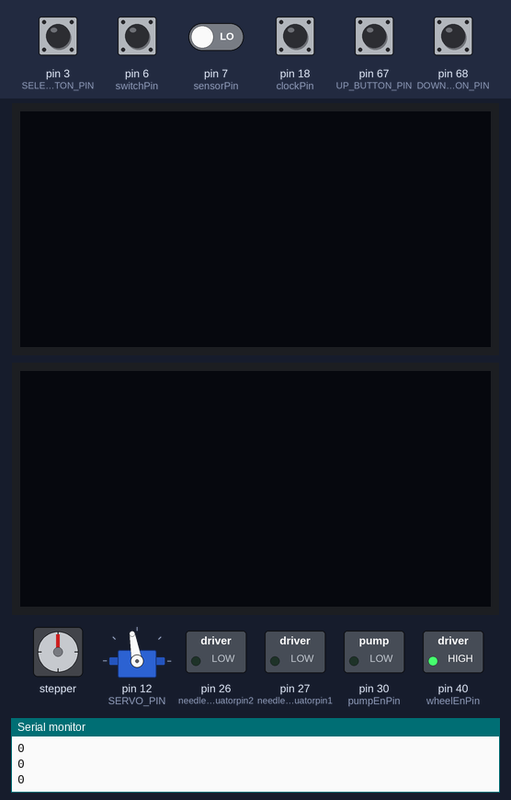
Recording of a sketch running on a simulated Arduino Mega 2560, built with avr-gcc and run on an emulated ATmega2560. On the bench: stepper motor, servo, 2 × 128×64 one-colour display, switched loads named in the sketch (green lamp = pin HIGH), the last lines printed to the serial monitor. Wiring (inferred from the names in the program): stepper motor driver (200 steps per turn assumed): step pin 42; direction pin 41. Inputs (shaded band) come from the test bench; at power-on: pin 3 (SELECT_BUTTON_PIN), pin 6 (switchPin), pin 18 (clockPin), pin 67 (UP_BUTTON_PIN), pin 68 (DOWN_BUTTON_PIN) HIGH, pin 7 (sensorPin) LOW. The sensor or clock chip raises its interrupt line as the real part does; pins used as bus, display or sensor lines are not drawn.

Above: at 1.3 s.
1.4 s: pin 3 (SELECT_BUTTON_PIN) pulled LOW for 1 s
At 1.96 s:
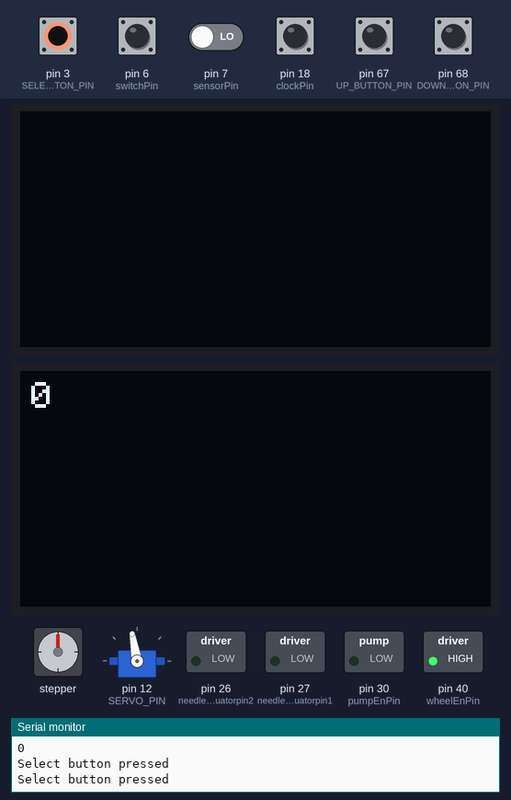
3.9 s: pin 67 (UP_BUTTON_PIN) pulled LOW for 0.15 s
At 4.8 s:
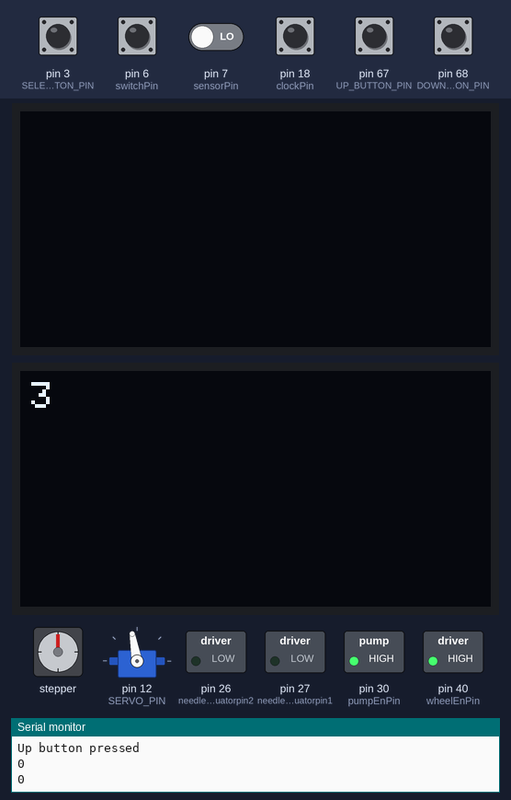
5.5 s: pin 68 (DOWN_BUTTON_PIN) pulled LOW for 0.15 s
7.1 s: pin 3 (SELECT_BUTTON_PIN) pulled LOW for 0.15 s
At 7.5 s:
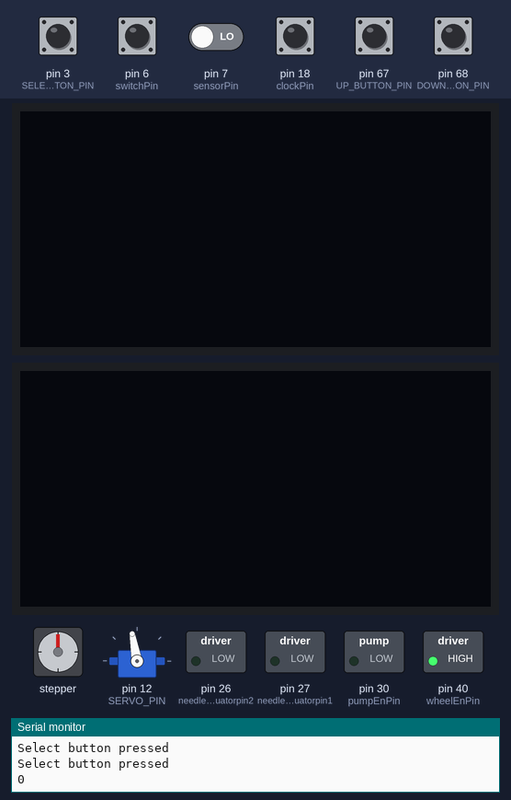
8.7 s: pin 67 (UP_BUTTON_PIN) pulled LOW for 1 s
At 9.9 s:
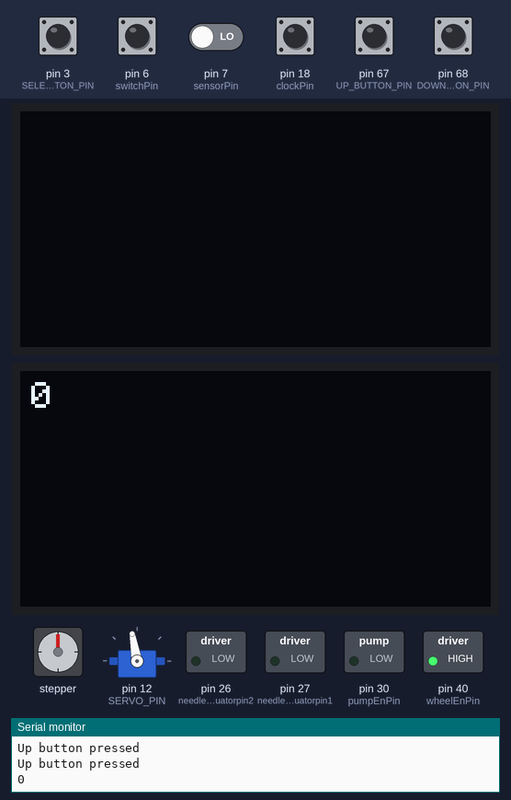
11.2 s: pin 3 (SELECT_BUTTON_PIN) driven LOW and pin 68 (DOWN_BUTTON_PIN) driven LOW
At 15.2 s:
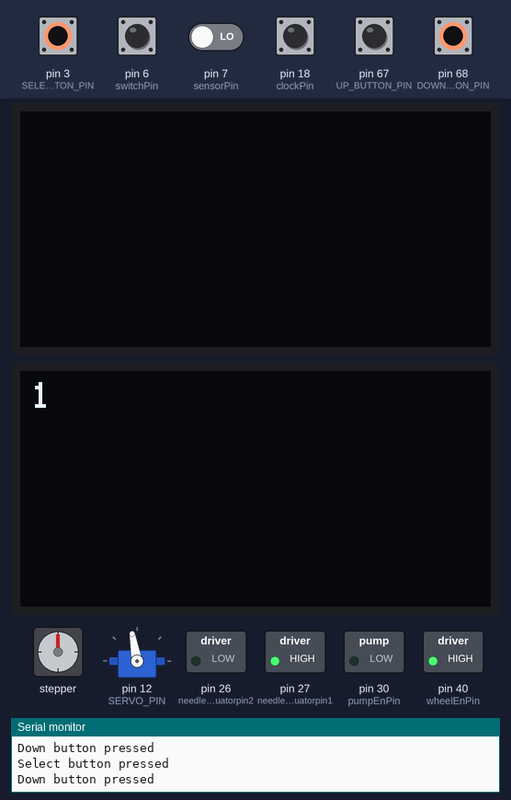
Timing chart, 0 to 26.9 s (numbered marks = the images above; inputs shaded):
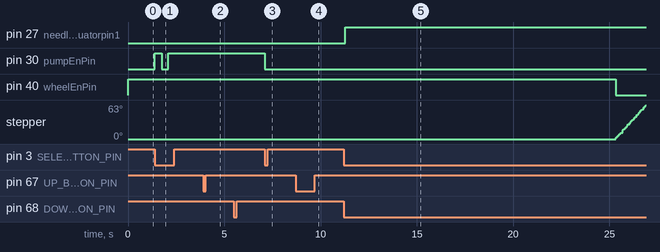

Measured:
- after the input at 1.4 s, pin 30 (pumpEnPin): LOW → HIGH at once, → LOW 0.34 s later, → HIGH 0.34 s later
- after the input at 7.1 s, pin 30 (pumpEnPin): HIGH → LOW at once
- after the input at 11.2 s, pin 27 (needleActuatorpin1): LOW → HIGH after 0.08 s; pin 40 (wheelEnPin): HIGH → LOW after 14.1 s; stepper: keeps turning clockwise at about 41°/s, starting after 14.1 s

The sketch:

arduino_mega_main.ino
```cpp
// Debug Serials
#define ALARM_SERIAL Serial
#define ACTUATOR_SERIAL Serial
#define SENSOR_SERIAL Serial
#define PUMP_SERIAL Serial
#define SWITCH_SERIAL Serial
#define ROTARY_SERIAL Serial

#define TEST_MODE

#define SETUP_1

// Libraries
#include "LowPower.h"
#include <EEPROM.h>

// Custom Libraries
#include "states.h"
#include "actions.h"
#include "devices.h"
#include "ui.h"

// EEProm Table of Contents
// int STEP_OFFSET
// int

void setStepWheel(int steps, int dir, void (*_stepWheelEnd)())
{
  state = STEP_WHEEL_STATE;
  stepWheelEnd = _stepWheelEnd;
  wheel_steps = steps;
  setWaitingText("Stepping motor", 14);
  rotary.on();
  if (dir == 1)
    rotary.dirCCW();
  else
    rotary.dirCW();
}

struct WaitState release_needle_state {
  14 * SECONDS,
  []() {
    setWaitingText("Releasing Needle", 16);
    verticalActuator.extend();
  }
};

struct WaitState insert_needle_state {
  14 * SECONDS,
  []() {
    setWaitingText("Inserting Needle", 16);
    verticalActuator.retract();
  }
};

struct WaitState purge_state {
  4 * SECONDS,
  []() {
    setWaitingText("PurgingWater", 16);
    pump.start();
  }
};

struct WaitState pump_off {
  1,
  []() {
    pump.stop();
  }
};

// Release Stack
struct WaitState release_stack_objs[] = {
  release_needle_state
};

WaitStack release_stack = {
  release_stack_objs,
  sizeof(release_stack_objs) / sizeof(struct WaitState)
};

// Main Loop Start STack
struct WaitState main_loop_start_stack_objs[] = {
  insert_needle_state, purge_state, pump_off, release_needle_state
};

WaitStack main_loop_stack = {
  main_loop_start_stack_objs,
  sizeof(main_loop_start_stack_objs) / sizeof(struct WaitState)
};

// pre_inject_stack
struct WaitState pre_inject_stack_objs[] = {
  insert_needle_state
};

WaitStack pre_inject_stack = {
  main_loop_start_stack_objs,
  1
};

void goToLimit(void (*_goToLimitEnd)())
{
  setWaitingText("Going to \nlimit switch", 22);
  state = GO_TO_LIMIT_STATE;
  rotary.dirCW();
  rotary.on();
  goToLimitEnd = _goToLimitEnd;
}

void setMainLoopIdle()
{
  state = MAIN_LOOP_IDLE;
  setWaitingText("Waiting for alarm", 17);
}

UIScreen *state_screens[] = {
  &home_screen,      // IDLE_STATE
  &waiting_screen,   // WAIT_STACK_STATE
  &waiting_screen,   // WAIT_STATE
  &prime_screen,     // PRIMING_STATE
  &waiting_screen,   // GO_TO_LIMIT_STATE
  &waiting_screen,   // MAIN_LOOP_IDLE
  &waiting_screen,   // STEP_WHEEL_STATE
  &waiting_screen,   // FILL_TILL_WATER
  &manual_control_screen    // MANUAL_CONTROL
};

void setManualState()
{
  state = MANUAL_CONTROL;
}

void start_main_loop()
{
  setWaitStack(&release_stack, []() {
    goToLimit(setMainLoopIdle);
  });
}

void init_ui()
{
  initUI();

  prime_pump_button.setOnPress([]() {
    state = PRIMING_STATE;
    pump.start();
  });

  manual_button.setOnPress(setManualState);

  start_button.setOnPress(start_main_loop);

  inject_needle_button.setOnPress([]() {
    setWaitState(&insert_needle_state, setManualState);
  });

  release_needle_button.setOnPress([]() {
    setWaitState(&release_needle_state, setManualState);
  });

  go_to_limit_button.setOnPress([]() {
    goToLimit([]() {
      state = MANUAL_CONTROL;
      rotary.off();
    });
  });

  manual_control_screen_back.setOnPress([]() {
    state = IDLE_STATE;
  });

  step_forward_button.setOnPress([]() {
    setStepWheel(int(stepPerFullRev/numTubes), 1, []() {
      rotary.off();; // dont know why it needs two
      state = MANUAL_CONTROL;
    });
  });

  step_backwards_button.setOnPress([]() {
    setStepWheel(int(stepPerFullRev/numTubes), -1, []() {
      rotary.off();;
      state = MANUAL_CONTROL;
    });
  });

  prime_release_button.setOnPress([]() {
    state = IDLE_STATE;
    pump.stop();
  });

  Serial.println("Initialized Interface");
}

void setup() {
  Serial.begin(9600);

  // Object initialization
  init_devices();
  attachInterrupts();

  initializeInterface();
  init_ui();

  current_screen = &home_screen;
  updateDisplay();

  pinMode(wheelDirPin, OUTPUT);
  digitalWrite(wheelDirPin, HIGH);

  // while(true)
  // {
  //   digitalWrite(wheelDirPin, HIGH);
  //   delay(1000);
  //   digitalWrite(wheelDirPin, LOW);
  //   delay(1000);
  // }

}

unsigned long last_shout;

void loop() {

  if (time_since(millis(), last_shout) > 300)
  {
    last_shout = millis();
    // Serial.print("state: ");
    // Serial.println(state);

    Serial.println(digitalRead(sensorPin));
  }

  if (!digitalRead(UP_BUTTON_PIN))
    onUpButton();

  if (!digitalRead(DOWN_BUTTON_PIN))
    onDownButton();

  if (!digitalRead(SELECT_BUTTON_PIN))
    onSelectButton();

  if (current_screen != state_screens[state])
    switchScreen(state_screens[state]);

  switch (state) {
    case IDLE_STATE:
      break;
    case PRIMING_STATE:
      break;
    case WAIT_STACK_STATE:
      if (time_since(millis(), last_wait_state) > current_wait_stack->stack[wait_stack_index].lifetime)
      {
        wait_stack_index++;
        if (wait_stack_index == current_wait_stack->stack_length)
          waitStateEnd();
        else {
          current_wait_stack->stack[wait_stack_index].action();
          last_wait_state = millis();
          delay(10); // otherwise it will double count
        }
      }
      break;

    case WAIT_STATE:
      if (time_since(millis(), last_wait_state) > current_wait_state->lifetime)
        waitStateEnd();
      break;

    case GO_TO_LIMIT_STATE:
      if (microSwitch.isSwitchPressed()) {
        state = IDLE_STATE; // to help prevent locks
        goToLimitEnd();
        return;
      }
      rotary.step();
      break;
    case MAIN_LOOP_IDLE:
      if(alarm_setoff) {
        setWaitStack(&main_loop_stack, []() {
          setStepWheel(int(stepPerFullRev/numTubes) * sampleCounter + STEP_OFFSET, 1, []() {
            sampleCounter += 1;
            adjustmentServo.write(SERVO_PUSH);
            setWaitStack(&pre_inject_stack, []() {
              adjustmentServo.write(SERVO_IDLE);
              state = FILL_TILL_WATER;
              pump.start();
              setWaitingText("Filling", 7);
            });
          });
        });
      }
      break;

    case STEP_WHEEL_STATE:
      rotary.step();
      wheel_steps--;

      if (wheel_steps<=0)
        stepWheelEnd();
      break;

    case FILL_TILL_WATER:
      if (isWaterFlowing())
      {
        pump.stop();
        setWaitStack(&release_stack, []() {
          goToLimit([]() {
            setWaitingText("Sleeping", 8);
            rotary.off();
            verticalActuator.release();
            if (sampleCounter >= numSamples)
              state = IDLE_STATE;
            else
              state = MAIN_LOOP_IDLE;

            alarm_setoff = false;
            alarm.stop();

            while (!alarm_setoff)
            {
              LowPower.powerDown(SLEEP_8S, ADC_OFF, BOD_OFF);
              Serial.println("Wokeup");
              delay(100);
            }

          });
        });
      }
      break;
    case MANUAL_CONTROL:
      break;
  }

  delay(1);
}
```

actions.h
```cpp
#ifndef ACTIONS_H
#define ACTIONS_H

#include "settings.h"
#include "devices.h"

void onAlarm() {
  alarm_setoff = true;
  // Clear the alarm flag to allow the next day’s event
  // Serial.println("Daily alarm triggered!");
}

bool isWaterFlowing() {
  return digitalRead(sensorPin);
}

#define BUTTON_DEBOUNCE 300

unsigned long lastUpButtonPress = 0;
unsigned long lastDownButtonPress = 0;
unsigned long lastSelectButtonPress = 0;

void onUpButton() {
  Serial.println("Up button pressed");
  up_pressed = false;
  if (time_since(millis(), lastUpButtonPress) > BUTTON_DEBOUNCE)
  {
    current_screen->move(-1);
    current_screen->render(main_display);
    lastUpButtonPress = millis();
  }
}

void onDownButton() {
  Serial.println("Down button pressed");
  down_pressed = false;
  if (time_since(millis(), lastDownButtonPress) > BUTTON_DEBOUNCE) {
    current_screen->move(1);
    current_screen->render(main_display);
    lastDownButtonPress = millis();
  }
}

void onSelectButton() {
  Serial.println("Select button pressed");
  select_pressed = false;
  if (time_since(millis(), lastSelectButtonPress) > BUTTON_DEBOUNCE) {
    current_screen->select();
    current_screen->render(main_display);
    lastSelectButtonPress = millis();
  }
}

void selectPressed() {
  select_pressed = true;
}

void attachInterrupts() {
  pinMode(UP_BUTTON_PIN, INPUT_PULLUP);
  pinMode(DOWN_BUTTON_PIN, INPUT_PULLUP);
  pinMode(SELECT_BUTTON_PIN, INPUT_PULLUP);

  attachInterrupt(digitalPinToInterrupt(clockPin), onAlarm, FALLING); // because we want it to wake from sleep
}

#endif
```

actuator.h
```cpp
#ifndef ACTUATOR_H
#define ACTUATOR_H

class Actuator {
    public:
        int act_pin1;
        int act_pin2;

        // Constructors
        Actuator(const int act_pin1, const int act_pin2) {
            this->act_pin1 = act_pin1;
            this->act_pin2 = act_pin2;
        }
        // Initialization
        void init() {
            pinMode(this->act_pin1, OUTPUT);
            pinMode(this->act_pin2, OUTPUT);

            #ifdef ACTUATOR_SERIAL
            ACTUATOR_SERIAL.println("Initalized Actuator");
            #endif
        }
        void extend() {
            digitalWrite(this->act_pin1, HIGH);
            digitalWrite(this->act_pin2, LOW);
        }
        void retract() {
            digitalWrite(this->act_pin1, LOW);
            digitalWrite(this->act_pin2, HIGH);
        }
        void release()
        {
            digitalWrite(this->act_pin1, LOW);
            digitalWrite(this->act_pin2, LOW);
        }

};

#endif
```

alarm.h
```cpp
#ifndef ALARM_H
#define ALARM_H

#include <Wire.h>
#include <RTClib.h>

class Alarm {
    public:
        RTC_DS3231 rtc;
        DateTime now;
        DateTime future;
        int alarmPin; // interrupt pin: DS3231 output

        // Constructors
        Alarm(const int alarmPin) {
            this->alarmPin = alarmPin;
        }
        // Initialization: sets pin modes and enables rotary
        void init() {
            // Set up the interrupt pin (SQW → Arduino D18)
            pinMode(this->alarmPin, INPUT_PULLUP);

            // CLOCK SETUP CODE
            // Initialize the RTC
            if (!rtc.begin()) {
                Serial.println("Couldn't find RTC!");
                // while (1) delay(10);
            }
            // If power was lost, set time to compile time
            if (rtc.lostPower()) {
                rtc.adjust(DateTime(F(__DATE__), F(__TIME__)));
            }
            // Disable the 32 kHz output to free the SQW pin
            rtc.disable32K();
            // Clear any existing alarms
            rtc.disableAlarm(2);
            rtc.clearAlarm(1);
            rtc.clearAlarm(2);
            // Turn off the square‑wave generator so alarms drive SQW
            rtc.writeSqwPinMode(DS3231_OFF);

            #define TEST_MODE
            #ifdef TEST_MODE
            DateTime alarmTime(0, 0, 0, 0, 0, 45);
            rtc.setAlarm1(alarmTime, DS3231_A1_Second);
            #else

            // Set alarm 1 to trigger every day at midnight (00:00:00)
            DateTime midnight = DateTime(now.year(), now.month(), now.day(), 0, 0, 0);
            // If it's past midnight now, set the alarm for the next day
            if (now >= midnight) {
                midnight = midnight + TimeSpan(1, 0, 0, 0); // add 1 day
            }
            // Set Alarm 1 to trigger when hour, minute, and second match (daily)
            rtc.setAlarm1(midnight, DS3231_A1_PerDay);

            #endif

            rtc.clearAlarm(1);

            #ifdef ALARM_SERIAL
            ALARM_SERIAL.println("Initalized Alarm");
            #endif
        }

      void stop()
      {
        rtc.clearAlarm(1);
      }
};

#endif
```

devices.h
```cpp
#ifndef DEVICES_H
#define DEVICES_H

#include "pins.h"

#include "rotary.h"
#include "alarm.h"
#include "actuator.h"
#include "sensor.h"
#include "pump.h"
#include "switch.h"
#include "interface.h"
#include <Servo.h>

// Constructor initializations
Rotary rotary(wheelStepPin, wheelDirPin, wheelEnPin, invertRotary);
Actuator verticalActuator(needleActuatorpin1, needleActuatorpin2);
Pump pump(pumpEnPin);
Alarm alarm(clockPin);
Sensor sensor(sensorEnablePin, sensorPin);
Switch microSwitch(switchPin);
Servo adjustmentServo;

const int SERVO_IDLE = 100;
const int SERVO_PUSH = 100; //58;


void init_devices()
{
  // Initialize Objects
  rotary.init();
  rotary.off();
  verticalActuator.init();
  pump.init();
  alarm.init();
  sensor.init();
  microSwitch.init();

  adjustmentServo.attach(SERVO_PIN);
  adjustmentServo.write(SERVO_IDLE);
}

#endif
```

interface.h
```cpp
#ifndef INTERFACE_H
#define INTERFACE_H

#include <SPI.h>
#include <Wire.h>
#include <Adafruit_GFX.h>
#include <Adafruit_SSD1306.h>
#include <stdlib.h>

#define SCREEN_WIDTH 128 // OLED display width, in pixels
#define SCREEN_HEIGHT 64 // OLED display height, in pixels

#define CHAR_WIDTH 6
#define CHAR_HEIGHT 8

// Declaration for an SSD1306 display connected to I2C (SDA, SCL pins)
// The pins for I2C are defined by the Wire-library.
// On an arduino MEGA 2560: 20(SDA), 21(SCL)
#define OLED_RESET     -1 // Reset pin # (or -1 if sharing Arduino reset pin)
#define SCREEN_ADDRESS 0x3C // 0x3D for 128x64, 0x3C for 128x32
Adafruit_SSD1306 main_display(SCREEN_WIDTH, SCREEN_HEIGHT, &Wire, OLED_RESET);

struct Vector2 {
  int x;
  int y;
};

class UIElement {
  public:
    struct Vector2 size;
    struct Vector2 pos;
    bool selected;
    bool selectable;
    int index;
    virtual void render(Adafruit_SSD1306 display) {}

    virtual void onPress() {}

    UIElement(int index, struct Vector2 p, struct Vector2 s, bool sel) {
      this->index = index;
      this->size = s;
      this->pos = p;
      this->selectable = sel;
      this->selected = false;
    }

    struct Vector2 getCenter() {
      return {
        this->pos.x + this->size.x / 2,
        this->pos.y + this->size.y / 2
      };
    }

    drawOutline(Adafruit_SSD1306 display, int thickness) {
      for (int i = 0; i < thickness; i++)
        display.drawRect(this->pos.x+i, this->pos.y+i, this->size.x-i*2, this->size.y-i*2, SSD1306_WHITE);
    }
};

class UIText : public UIElement {
  public:
    char * text;
    int char_count;
    int text_scale;

    void setText(char * text, int char_count, int text_scale) {
      this->text = text;
      this->char_count = char_count;
      this->text_scale = text_scale;
    }

    UIText(int index, struct Vector2 s, struct Vector2 p) : UIElement(index, s, p, false) {}

    void render(Adafruit_SSD1306 display) override {
      UIElement::render(display);

      Vector2 center = this->getCenter();
      display.setTextSize(this->text_scale);             // Normal 1:1 pixel scale
      display.setTextColor(SSD1306_WHITE);        // Draw white text
      display.setCursor(
        center.x - this->char_count  / 2 * CHAR_WIDTH * text_scale,
        center.y - CHAR_HEIGHT * text_scale / 2);             // Start at top-left corner
      display.println(this->text);
    }
};

void emptyFunction() {}

class UIButton : public UIText {
  public:
    void (*onPressFunction)();
    bool on_press_sent;

    UIButton(int index, struct Vector2 s, struct Vector2 p) : UIText(index, s, p) {
      this->selectable = true;
      this->onPressFunction = &emptyFunction;
    }

    void setOnPress(void (*onPressFunction)()) {
      this->onPressFunction = onPressFunction;
      this->on_press_sent = true;
    }

    void onPress() override {
      if (this->on_press_sent)
        this->onPressFunction();
    }

    void render(Adafruit_SSD1306 display) override {

      UIText::render(display);

      if (this->selected)
        drawOutline(display, 3);
      else
        drawOutline(display, 1);
    }
};

#define MAX_ELEMENT_COUNT 10
class UIScreen {
  public:
    int element_count;
    UIElement *elements[MAX_ELEMENT_COUNT];
    int selected_element = -1;
    void render(Adafruit_SSD1306 display)
    {
      display.clearDisplay();
      for (int i = 0; i < this->element_count; i++)
      {
        this->elements[i]->render(display);
      }

      // Base Elements

      // State
      display.setTextSize(1);             // Normal 1:1 pixel scale
      display.setTextColor(SSD1306_WHITE);        // Draw white text
      display.setCursor(3,3);             // Start at top-left corner
      display.println(state);

      display.display();
    }

    UIScreen() {

    }

    void addElement(UIElement *element)
    {
      if (selected_element == -1 && element->selectable)
      {
        element->selected = true;
        this->selected_element = this->element_count;
      }

      this->elements[this->element_count] = element;
      this->element_count++;


    }

    void move(int dir)
    {
      if (this->element_count == 0)
        return;
      int selected_element_index = this->elements[this->selected_element]->index;

      int element_index = -1;
      int closest_index = 1000;
      if (dir == -1)
        closest_index = -1000;

      for (int i = 0; i < this->element_count; i++)
      {
        if (!this->elements[i]->selectable)
          continue;

        if (i == this->selected_element)
          continue;

        int el_index = this->elements[i]->index;
        int diff = (el_index-selected_element_index)*dir;
        int best_diff = (closest_index-selected_element_index)*dir;

        // If not in the right direction stop
        if (diff < 0 || diff > best_diff)
          continue;

        closest_index = el_index;
        element_index = i;
      }

      // Serial.print("Selected: ");
      // Serial.println(element_index);

      if (element_index == -1)
        return;

      this->elements[this->selected_element]->selected = false;
      this->selected_element = element_index;
      this->elements[this->selected_element]->selected = true;
    }

    void select()
    {
      if (this->selected_element == -1)
        return;

      this->elements[this->selected_element]->onPress();
    }

};

UIScreen *current_screen;

void switchScreen(UIScreen *new_screen)
{
  current_screen = new_screen;
  new_screen->render(main_display);
}

void initializeInterface()
{
  // SSD1306_SWITCHCAPVCC = generate display voltage from 3.3V internally
  if(!main_display.begin(SSD1306_SWITCHCAPVCC, SCREEN_ADDRESS)) {
    Serial.println(F("SSD1306 allocation failed"));
    for(;;); // Don't proceed, loop forever
  }
  Serial.println("SSD1306 allocation success");
}

#endif
```

Source omitted: pump.h (590 bytes), rotary.h (1409 bytes), sensor.h (522 bytes), states.h (1395 bytes), switch.h (583 bytes), ui.h (3057 bytes), pins.h (989 bytes), settings.h (499 bytes)
